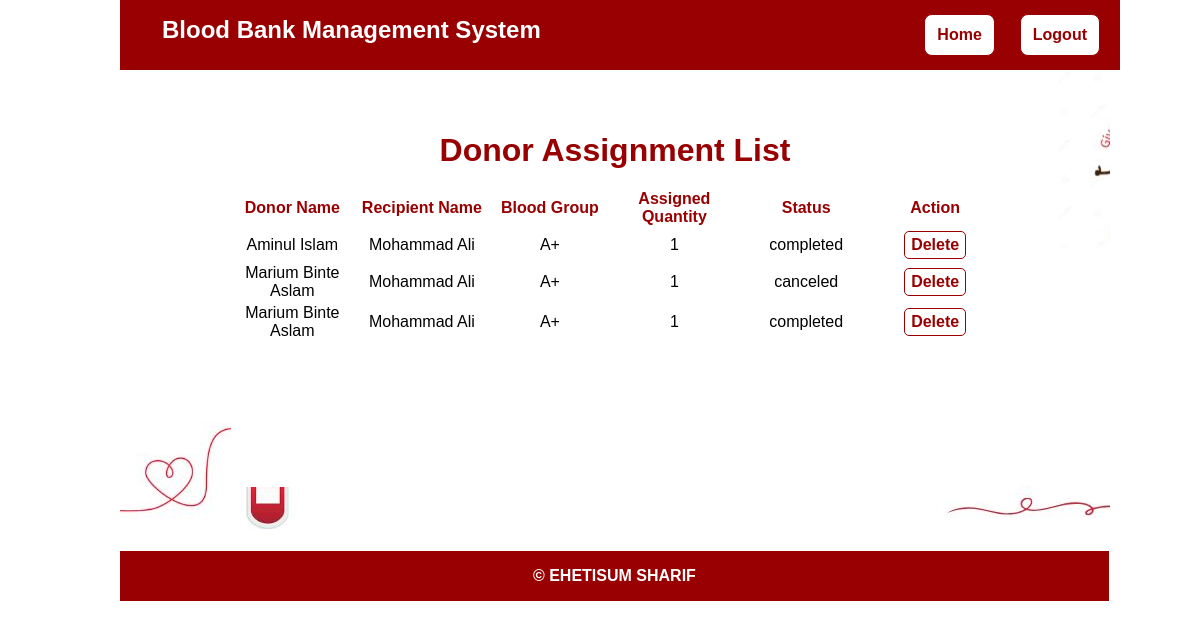
/assign_list.php (signed in), run on the app's committed database.
### tables this page shows
CREATE TABLE `donor_recipient_assignment` (
  `id` int(11) NOT NULL,
  `donor_id` int(11) NOT NULL,
  `recipient_id` int(11) NOT NULL,
  `assigned_quantity` int(11) NOT NULL,
  `assignment_date` timestamp NOT NULL DEFAULT current_timestamp(),
  `status` enum('pending','completed','canceled') DEFAULT 'pending'
);

CREATE TABLE `donor_registration` (
  `id` int(50) NOT NULL,
  `name` varchar(50) DEFAULT NULL,
  `fname` varchar(50) DEFAULT NULL,
  `address` varchar(250) DEFAULT NULL,
  `gender` varchar(50) DEFAULT NULL,
  `age` varchar(25) DEFAULT NULL,
  `bgroup` varchar(20) DEFAULT NULL,
  `email` varchar(200) DEFAULT NULL,
  `pno` varchar(50) DEFAULT NULL
);

CREATE TABLE `recipent_registration` (
  `id` int(50) NOT NULL,
  `name` varchar(50) DEFAULT NULL,
  `age` varchar(25) DEFAULT NULL,
  `problems` varchar(200) DEFAULT NULL,
  `bgroup` varchar(50) DEFAULT NULL,
  `quantity` int(25) DEFAULT NULL,
  `place` varchar(250) DEFAULT NULL,
  `time` varchar(50) DEFAULT NULL,
  `pno` varchar(50) DEFAULT NULL
);

### assign_list.php (the view, shortened to what this page needs)
<?php
include('connection.php');
?>
<!DOCTYPE html>
<html>
<head>
    <link rel="stylesheet" type="text/css" href="css/s1.css">
</head>
<body>
    <div id="full">
        <div id="inner_full">
            <div id="header">
                <h2 class="header-title">Blood Bank Management System</h2>
                <div class="header-right">
                    <a href="admin-home.php" class="home">Home</a>
                    <a href="logout.php" class="logout-button">Logout</a>
                </div>
            </div>
            <div id="body">
                <br>
                <h1 style="color: #980002;">Donor Assignment List</h1><br>
                <div id="alist">
                    <table>
                        <tr id="ttitle">
                            <td>Donor Name</td>
                            <td>Recipient Name</td>
                            <td>Blood Group</td>
                            <td>Assigned Quantity</td>
                            <td>Status</td>
                            <td>Action</td>
                        </tr>
                        <?php
                        try {
                            $q = $db->query("SELECT donor.name AS donor_name, recipient.name AS recipient_name, recipient.bgroup, donor_recipient_assignment.assigned_quantity, donor_recipient_assignment.id, donor_recipient_assignment.status
                                             FROM donor_recipient_assignment
                                             JOIN donor_registration AS donor ON donor.id = donor_recipient_assignment.donor_id
                                             JOIN recipent_registration AS recipient ON recipient.id = donor_recipient_assignment.recipient_id");
                            while ($row = $q->fetch(PDO::FETCH_OBJ)) {
                                echo "<tr>
                                    <td>{$row->donor_name}</td>
                                    <td>{$row->recipient_name}</td>
                                    <td>{$row->bgroup}</td>
                                    <td>{$row->assigned_quantity}</td>
                                    <td>{$row->status}</td>";
                                echo "<td><a href='delete_assign_list.php?id={$row->id}' onclick='return confirm(\"Are you sure you want to delete this assignment?\");'>Delete</a></td>";
                                echo "</tr>";
                            }
                        } catch (PDOException $e) {
                            echo "<tr><td colspan='6'>Error: " . $e->getMessage() . "</td></tr>";
                        }
                        ?>
                    </table>
                </div>
            </div>
            <div id="footer">
                <h4 align="center">&copy; EHETISUM SHARIF</h4>
            </div>
        </div>
    </div>
</body>
</html>

### s1.css (style rules this page uses)
body, ul, li, h1, h2, p { margin: 0; padding: 0; }
#full { width: 100%; height: auto; margin: 0; padding: 0; font-family: Arial, sans-serif; background-color: white; }
#inner_full { width: 80%; margin: auto; background-color: white; }
#header { display: flex; width: 100%; height: 70px; background-color: #980002; color: white; line-height: 40px; justify-content: space-between; padding: 0 20px; }
#body { width: 100%; min-height: 430px; padding: 15px; text-align: center; display: flex; flex-direction: column; justify-content: center; align-items: center; background: url('../pic/blood c1.jpg'); }
#footer { width: 103%; height: 50px; background-color: #980002; color: white; text-align: center; line-height: 50px; }
.header-title { padding: 0px 12px; margin: 10px; font-size: 24px; color: white; }
.header-right { display: flex; gap: 25px; align-items: center; }
.logout-button { padding: 0px 12px; background-color: white; color: #980002; text-decoration: none; border-radius: 8px; font-weight: bold; border: 1px solid #980002; transition: 0.3s; }
.home { padding: 0px 12px; background-color: white; color: #980002; text-decoration: none; border-radius: 8px; font-weight: bold; border: 1px solid #980002; transition: 0.3s; }
#ttitle { color: #980002; font-weight: bold; }
#alist { width: 80%; height: 300px; background-color: white; color: black; border-radius: 10px; overflow-y: auto; text-align: center; align-items: center; }
#alist table td a { color: #980002; font-weight: bold; text-decoration: none; padding: 4px 6px; background-color: white; border: 1px solid #980002; border-radius: 5px; display: inline-block; }

### assign_list.php (style rules this page uses)
td { width: 200px; height: 30px; }

### data on the page
donor_recipient_assignment: donor.name "Aminul Islam", recipient.name "Mohammad Ali", recipient.bgroup "A+", assigned_quantity "1", status "completed"
donor_recipient_assignment: donor.name "Marium Binte Aslam", recipient.name "Mohammad Ali", recipient.bgroup "A+", assigned_quantity "1", status "canceled"
donor_recipient_assignment: donor.name "Marium Binte Aslam", recipient.name "Mohammad Ali", recipient.bgroup "A+", assigned_quantity "1", status "completed"
